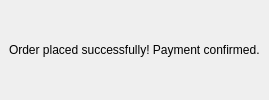
<?xml version="1.0" encoding="UTF-8"?>
<ui version="4.0">
 <class>OrderWindow</class>
 <widget class="QMainWindow" name="OrderWindow">
  <widget class="QWidget" name="centralWidget">
   <layout class="QVBoxLayout" name="verticalLayout">
    <item>
     <widget class="QLabel" name="orderLabel">
      <property name="text">
       <string>Order placed successfully! Payment confirmed.</string>
      </property>
     </widget>
    </item>
   </layout>
  </widget>
 </widget>
 <resources/>
 <connections/>
</ui>
